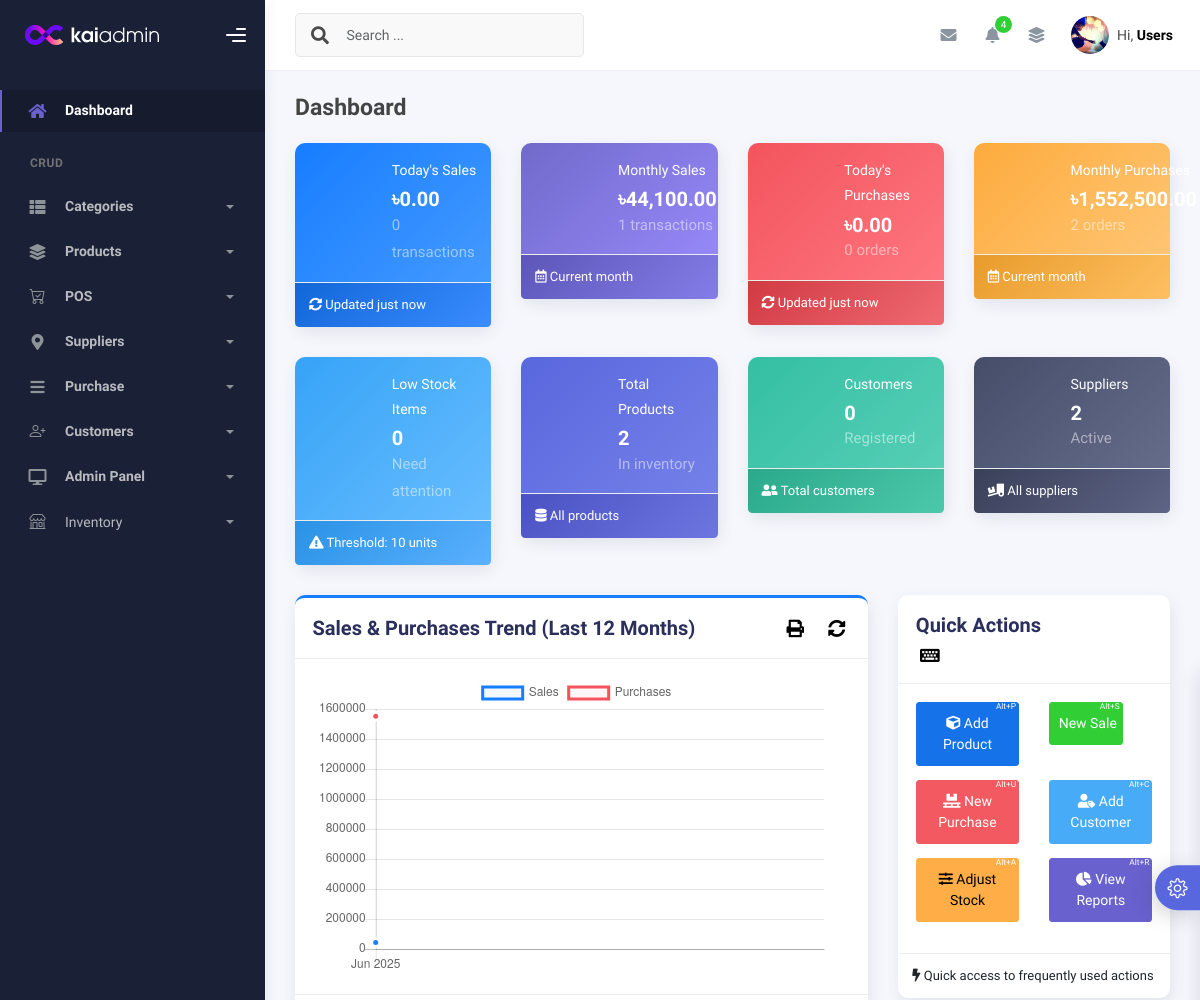
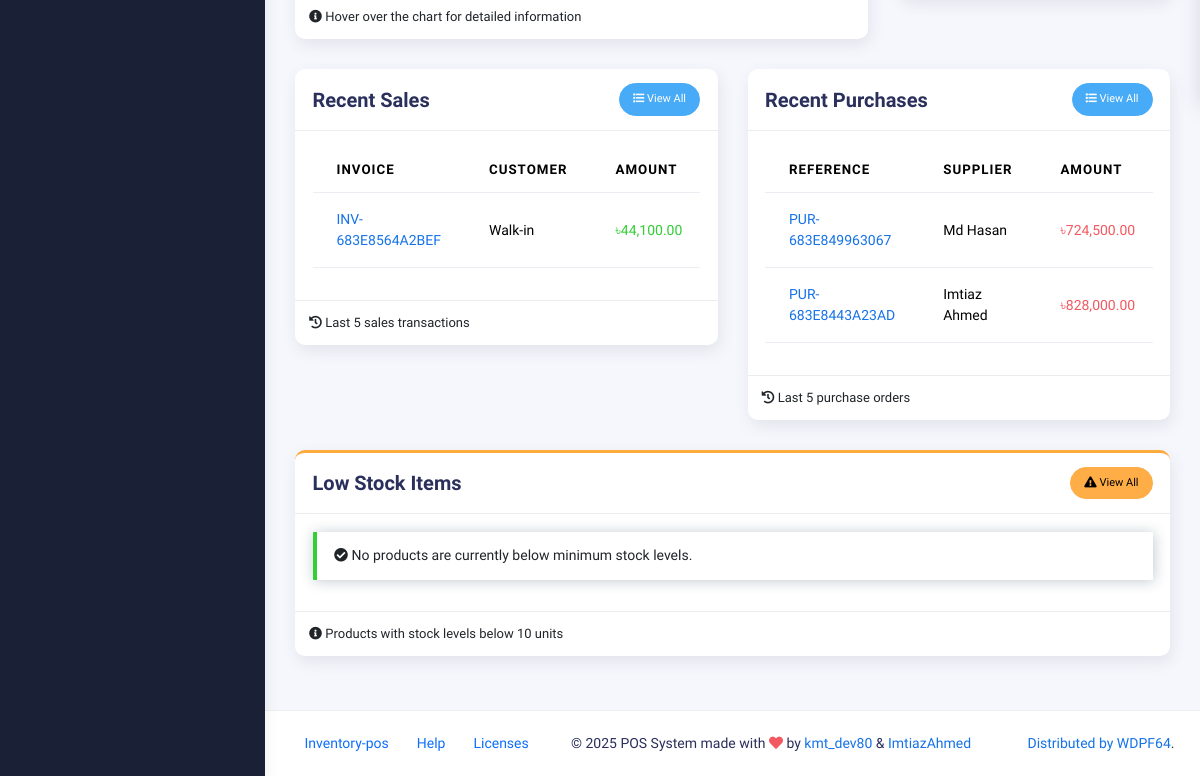
/index.php (signed in), run on an earlier commit of the app's database (2 pictures, top to bottom).
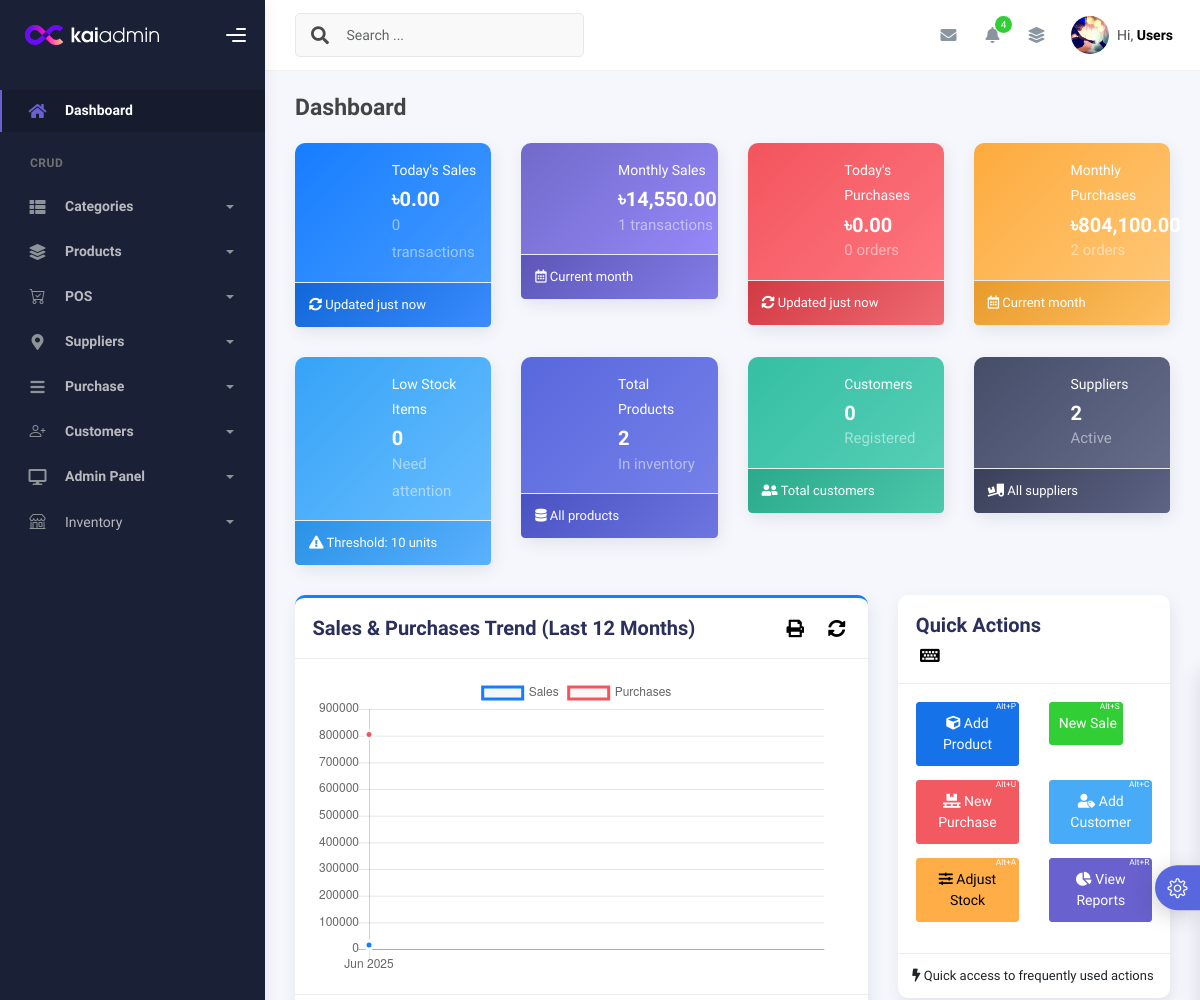
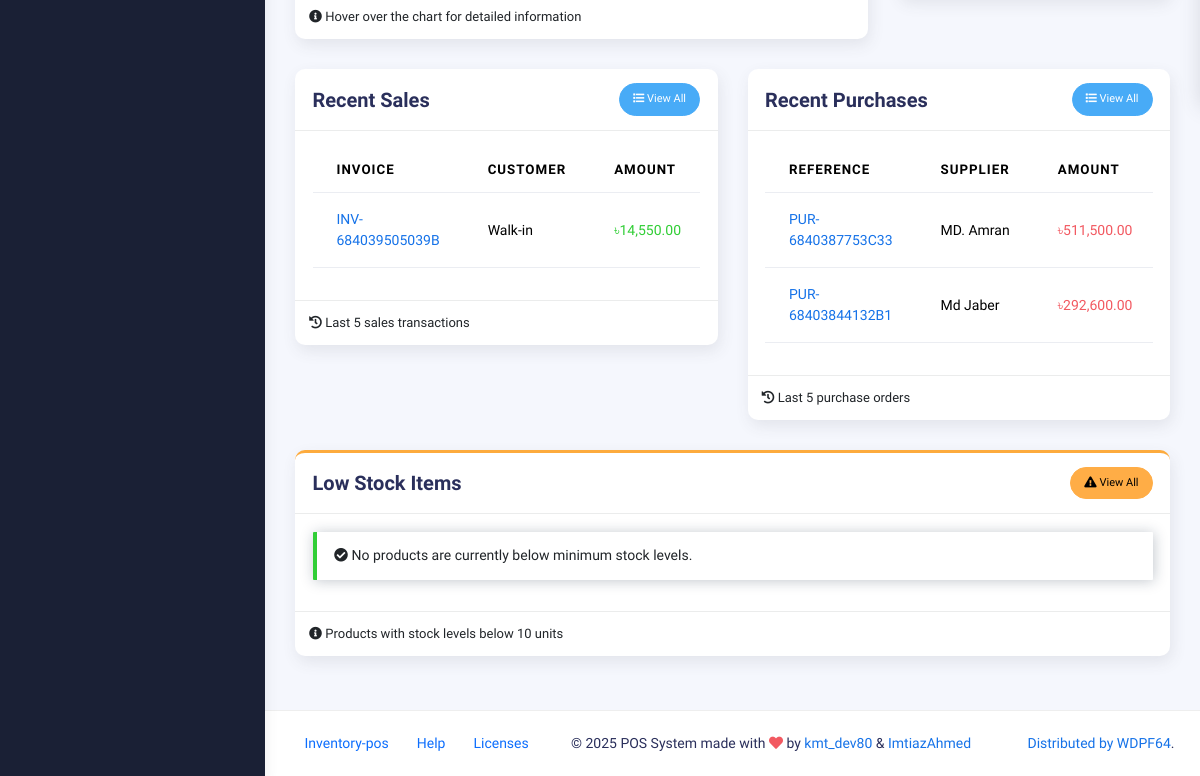
And on a later commit of the database (2 pictures, top to bottom).
### tables this page shows
CREATE TABLE `sales` (
  `id` int(11) NOT NULL,
  `customer_id` int(11) DEFAULT NULL,
  `customer_name` varchar(100) DEFAULT NULL,
  `customer_email` varchar(100) DEFAULT NULL,
  `invoice_no` varchar(50) DEFAULT NULL,
  `discount` decimal(5,2) DEFAULT 0.00,
  `subtotal` decimal(10,2) DEFAULT 0.00,
  `vat` decimal(10,2) NOT NULL DEFAULT 0.00,
  `total` decimal(10,2) NOT NULL,
  `payment_status` enum('paid','partial','pending') DEFAULT 'paid',
  `user_id` int(11) DEFAULT NULL,
  `is_deleted` tinyint(1) DEFAULT 0,
  `deleted_at` timestamp NULL DEFAULT NULL,
  `created_at` timestamp NOT NULL DEFAULT current_timestamp(),
  `updated_at` timestamp NOT NULL DEFAULT current_timestamp() ON UPDATE current_timestamp()
);

CREATE TABLE `purchase` (
  `id` int(11) NOT NULL,
  `supplier_id` int(11) DEFAULT NULL,
  `reference_no` varchar(50) DEFAULT NULL,
  `purchase_date` date NOT NULL,
  `payment_method` varchar(20) DEFAULT 'cash',
  `payment_status` enum('pending','partial','paid') DEFAULT 'pending',
  `discount` decimal(10,2) DEFAULT 0.00,
  `subtotal` decimal(10,2) DEFAULT 0.00,
  `vat` decimal(10,2) NOT NULL DEFAULT 0.00,
  `total` decimal(10,2) NOT NULL,
  `user_id` int(11) DEFAULT NULL,
  `is_deleted` tinyint(1) DEFAULT 0,
  `deleted_at` timestamp NULL DEFAULT NULL,
  `created_at` timestamp NOT NULL DEFAULT current_timestamp(),
  `updated_at` timestamp NOT NULL DEFAULT current_timestamp() ON UPDATE current_timestamp()
);

CREATE TABLE `suppliers` (
  `id` int(11) NOT NULL,
  `name` varchar(100) NOT NULL,
  `phone` varchar(20) DEFAULT NULL,
  `email` varchar(100) DEFAULT NULL,
  `address` text DEFAULT NULL,
  `company_name` varchar(100) DEFAULT NULL,
  `created_at` timestamp NOT NULL DEFAULT current_timestamp(),
  `updated_at` timestamp NOT NULL DEFAULT current_timestamp() ON UPDATE current_timestamp()
);

### index.php (the view, shortened to what the rows shown need)
<?php
require_once __DIR__ . '/db_plugin.php';
$conn = $mysqli->getConnection();
$recentSalesQuery = $conn->query("
    SELECT s.id, s.invoice_no, s.total, s.created_at, c.name as customer, u.username as cashier
    FROM sales s
    LEFT JOIN customers c ON s.customer_id = c.id
    LEFT JOIN users u ON s.user_id = u.id
    WHERE s.is_deleted = 0
    ORDER BY s.created_at DESC
    LIMIT 5
");
$recentSales = [];
while ($row = $recentSalesQuery->fetch_assoc()) {
    $recentSales[] = $row;
}
$recentPurchasesQuery = $conn->query("
    SELECT p.id, p.reference_no, p.total, p.created_at, s.name as supplier, u.username as purchaser
    FROM purchase p
    LEFT JOIN suppliers s ON p.supplier_id = s.id
    LEFT JOIN users u ON p.user_id = u.id
    WHERE p.is_deleted = 0
    ORDER BY p.created_at DESC
    LIMIT 5
");
$recentPurchases = [];
while ($row = $recentPurchasesQuery->fetch_assoc()) {
    $recentPurchases[] = $row;
}
require_once __DIR__ . '/requires/header.php';
require_once __DIR__ . '/requires/topbar.php';
?>
<div class="container">
    <div class="page-inner">
        <div class="row">
            <div class="col-md-6 animate__animated animate__fadeInUp">
                <div class="card card-table">
                    <div class="card-body">
                        <div class="table-responsive">
                            <table class="table table-hover table-sales">
                                <thead>
                                    <tr>
                                        <th>Invoice</th>
                                        <th>Customer</th>
                                        <th>Amount</th>
                                    </tr>
                                </thead>
                                <tbody>
                                    <?php foreach ($recentSales as $sale): ?>
                                    <tr>
                                        <td>
                                            <a href="<?= BASE_URL ?>modules/sales/sale_details.php?id=<?= $sale['id'] ?>" class="text-primary font-weight-bold">
                                                <?= htmlspecialchars($sale['invoice_no']) ?>
                                            </a>
                                        </td>
                                        <td><?= htmlspecialchars($sale['customer'] ?? 'Walk-in') ?></td>
                                        <td class="text-success font-weight-bold">৳<?= number_format($sale['total'], 2) ?></td>
                                    </tr>
                                    <?php endforeach; ?>
                                </tbody>
                            </table>
                        </div>
                    </div>
                </div>
            </div>
            <div class="col-md-6 animate__animated animate__fadeInUp animate__delay-1">
                <div class="card card-table">
                    <div class="card-body">
                        <div class="table-responsive">
                            <table class="table table-hover table-purchases">
                                <thead>
                                    <tr>
                                        <th>Reference</th>
                                        <th>Supplier</th>
                                        <th>Amount</th>
                                    </tr>
                                </thead>
                                <tbody>
                                    <?php foreach ($recentPurchases as $purchase): ?>
                                    <tr>
                                        <td>
                                            <a href="<?= BASE_URL ?>modules/purchase/purchase_details.php?id=<?= $purchase['id'] ?>" class="text-primary font-weight-bold">
                                                <?= htmlspecialchars($purchase['reference_no']) ?>
                                            </a>
                                        </td>
                                        <td><?= htmlspecialchars($purchase['supplier'] ?? 'N/A') ?></td>
                                        <td class="text-danger font-weight-bold">৳<?= number_format($purchase['total'], 2) ?></td>
                                    </tr>
                                    <?php endforeach; ?>
                                </tbody>
                            </table>
                        </div>
                    </div>
                </div>
            </div>
        </div>
    </div>
</div>
<?php require_once __DIR__ . '/requires/footer.php'; ?>

What changed in the data, as far as the page shows it:
removed sales: invoice_no "INV-683E8564A2BEF", customer "Walk-in", total "44,100.00"
removed purchase: reference_no "PUR-683E849963067", supplier.name "Md Hasan", total "724,500.00"
added sales: invoice_no "INV-684039505039B", customer "Walk-in", total "14,550.00"
changed purchase: reference_no "PUR-683E8443A23AD" → "PUR-6840387753C33"; supplier.name "Imtiaz Ahmed" → "MD. Amran"; total "828,000.00" → "511,500.00"
added purchase: reference_no "PUR-68403844132B1", supplier.name "Md Jaber", total "292,600.00"
Also different on the page:
$stats['month_sales']['amount']: "44,100.00" → "14,550.00"
$stats['month_purchases']['amount']: "1,552,500.00" → "804,100.00"
chart data {{ json_encode($salesData) }}: ["44100.00"] → ["14550.00"]
chart data {{ json_encode($purchaseData) }}: ["1552500.00"] → ["804100.00"]
